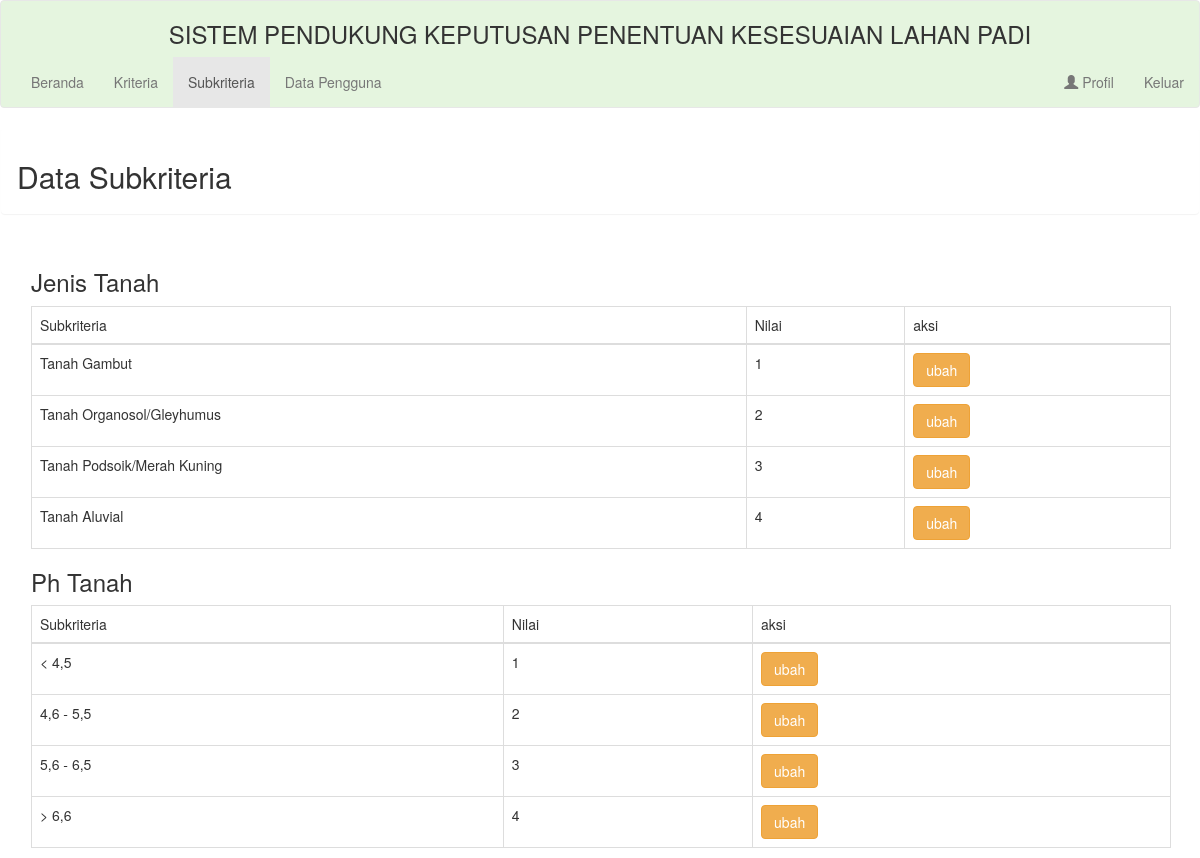
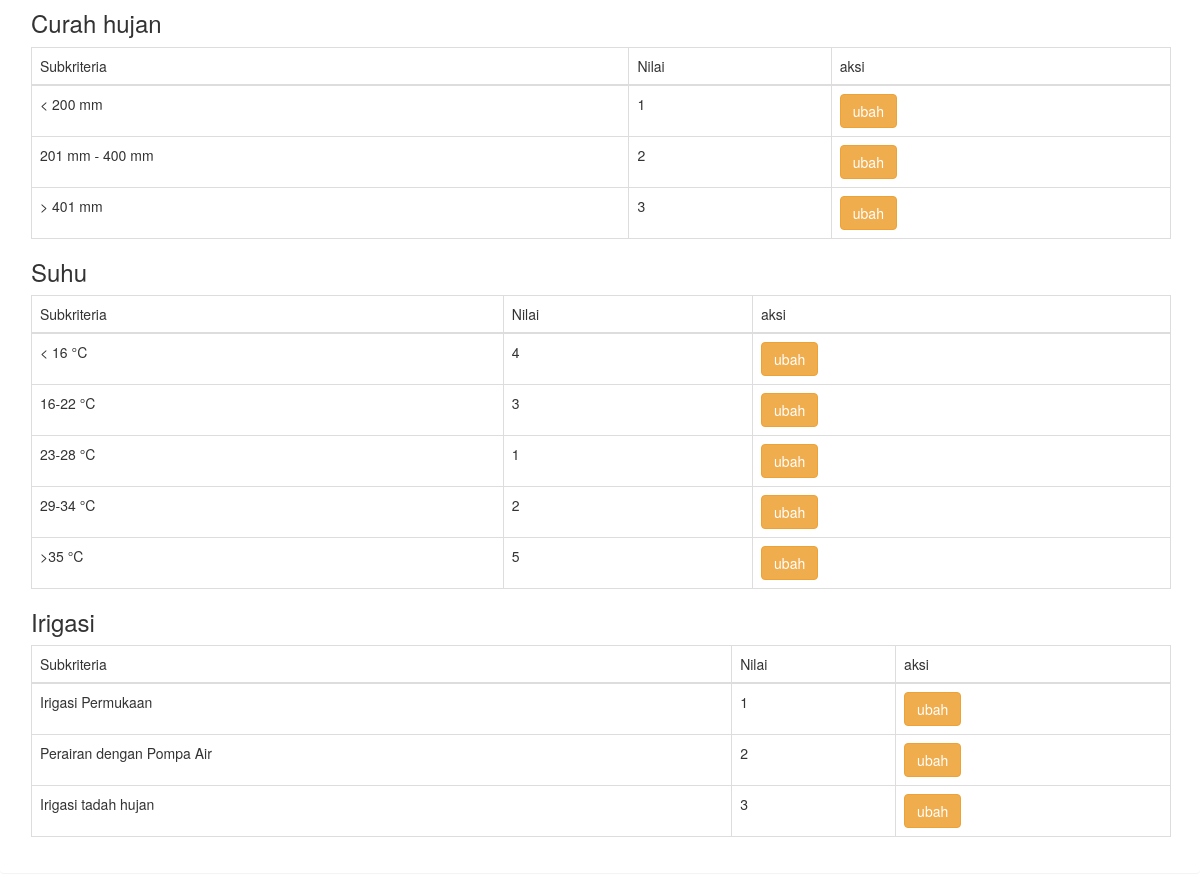
The app's page /admin/subkriteria/data_subkriteria.php with its own data (2 pictures, top to bottom).
### tables this page shows
CREATE TABLE `kriteria` (
  `id_kriteria` int(11) NOT NULL,
  `nama_kriteria` varchar(255) NOT NULL,
  `jenis_kriteria` varchar(255) NOT NULL,
  `bobot_kriteria` double NOT NULL
);

CREATE TABLE `sub_kriteria` (
  `id_subkriteria` int(11) NOT NULL,
  `nama_subkriteria` varchar(255) NOT NULL,
  `nilai_subkriteria` double NOT NULL,
  `id_kriteria` int(11) NOT NULL
);

### admin/subkriteria/data_subkriteria.php (the view, shortened to what this page needs)
<?php
include "../../koneksi.php";
 ?>
<!DOCTYPE html>
<html>
    <head>
        <link rel="stylesheet" href="https://maxcdn.bootstrapcdn.com/bootstrap/3.4.1/css/bootstrap.min.css">
    </head>
    <body>
        <div class="wrapper">
            <div id="content">
                <nav class="navbar navbar-default justify-content-center" style="background: #e5f5df">
                    <div class="container-fluid">
                   		 <center>
                   		 	<h3>SISTEM PENDUKUNG KEPUTUSAN PENENTUAN KESESUAIAN LAHAN PADI</h3>
                   		 </center>
                   		 <ul class="nav navbar-nav">
				      <li><a href="../index_admin.php">Beranda</a></li>
				      <li><a href="../kriteria/data_kriteria.php">Kriteria</a></li>
				      <li class="active"><a href="data_subkriteria.php">Subkriteria</a></li>
				      <li><a href="../pengguna/data_pengguna.php">Data Pengguna</a></li>
				    </ul>
				    <ul class="nav navbar-nav navbar-right">
				      <li><a href="profil/data_diri.php"><span class="glyphicon glyphicon-user"></span> Profil</a></li>
                      <li><a href="../keluar.php">Keluar</a></li>
				    </ul>
                    </div>
                </nav>
                <div class="panel ">
                <div class="panel panel-heading">
                    <h2>Data Subkriteria</h2>
                </div>
                <div class="panel-body ">
                   <div class="container ">
                    <?php
                        $sql = "SELECT * FROM kriteria";
                        foreach ($dbh->query($sql) as $data) :
                    ?>
                    <h3><?php echo $data['nama_kriteria'] ?></h3>
                 <table class="table table-bordered ">
                  	<thead>
                  		<tr>
                  			<td>Subkriteria</td>
                  			<td>Nilai</td>
                            <td>aksi</td>
                  		</tr>
                  	</thead>
                  	<tbody>
                  		<?php
                                $sqlc = "SELECT * FROM sub_kriteria where id_kriteria = '$data[id_kriteria]'";
		                        foreach ($dbh->query($sqlc) as $datap) :
		                        ?>
		                <tr>
		                	<td><?php echo $datap['nama_subkriteria'] ?></td>
		                	<td><?php echo $datap['nilai_subkriteria'] ?></td>
                            <td>
                            <a href="edit_subkriteria.php?subkriteria=<?php echo $datap['id_subkriteria'] ?>" class="btn btn-warning">
                            <span>ubah</span>
                            </a>
                         </td>
		                </tr>
		                <?php
		            	endforeach;
		                         ?>
                  	</tbody>
                  </table>
                  <?php
                    endforeach;
                   ?>
                </div>
                </div>
                  </div>
                </div>
        </div>
    </body>
</html>

### records on screen
kriteria: nama_kriteria "Jenis Tanah"
sub_kriteria: nama_subkriteria "Tanah Gambut", nilai_subkriteria "1"
sub_kriteria: nama_subkriteria "Tanah Organosol/Gleyhumus", nilai_subkriteria "2"
sub_kriteria: nama_subkriteria "Tanah Podsoik/Merah Kuning", nilai_subkriteria "3"
sub_kriteria: nama_subkriteria "Tanah Aluvial", nilai_subkriteria "4"
kriteria: nama_kriteria "Ph Tanah"
sub_kriteria: nama_subkriteria "< 4,5", nilai_subkriteria "1"
sub_kriteria: nama_subkriteria "4,6 - 5,5", nilai_subkriteria "2"
sub_kriteria: nama_subkriteria "5,6 - 6,5", nilai_subkriteria "3"
sub_kriteria: nama_subkriteria "> 6,6", nilai_subkriteria "4"
kriteria: nama_kriteria "Curah hujan"
sub_kriteria: nama_subkriteria "< 200 mm", nilai_subkriteria "1"
sub_kriteria: nama_subkriteria "201 mm - 400 mm", nilai_subkriteria "2"
sub_kriteria: nama_subkriteria "> 401 mm", nilai_subkriteria "3"
kriteria: nama_kriteria "Suhu"
sub_kriteria: nama_subkriteria "< 16 °C", nilai_subkriteria "4"
sub_kriteria: nama_subkriteria "16-22 °C", nilai_subkriteria "3"
sub_kriteria: nama_subkriteria "23-28 °C", nilai_subkriteria "1"
sub_kriteria: nama_subkriteria "29-34 °C", nilai_subkriteria "2"
sub_kriteria: nama_subkriteria ">35 °C", nilai_subkriteria "5"
kriteria: nama_kriteria "Irigasi"
sub_kriteria: nama_subkriteria "Irigasi Permukaan", nilai_subkriteria "1"
sub_kriteria: nama_subkriteria "Perairan dengan Pompa Air", nilai_subkriteria "2"
sub_kriteria: nama_subkriteria "Irigasi tadah hujan", nilai_subkriteria "3"
